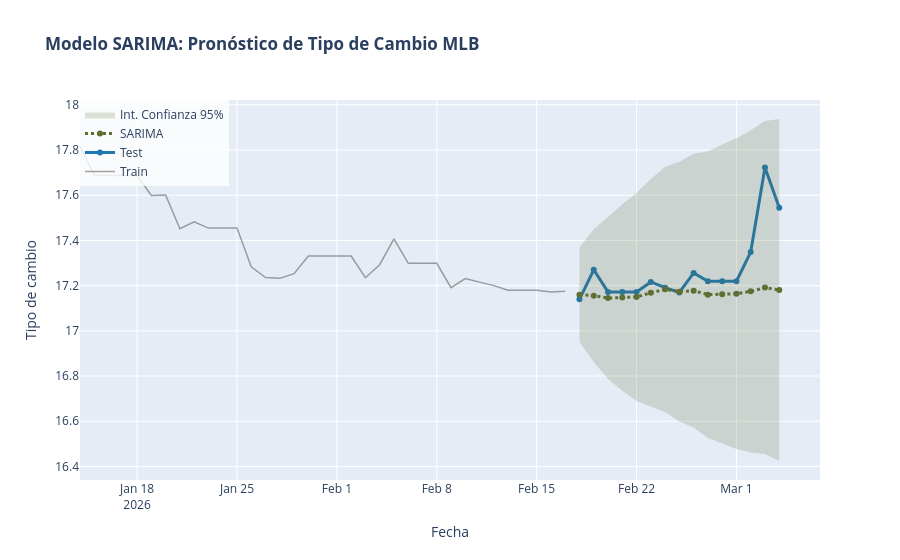

Notebook code cell kept with this figure:
### Markdown cell above
## <font color= #66b0b0> &ensp; • **SARIMA** </font>

### Code cell
# Realizar train/test split de 10%
num_dias = 15

train = df.iloc[:-num_dias]
test = df.iloc[-num_dias:]

col_target = "tipo_cambio"

# Realizar modelo de SARIMA
model = SARIMAX(train[col_target],
                order=(1,0,1),
                seasonal_order=(2,1,1,7),
                trend='c')

results = model.fit(disp=False,method='powell')

# Predecimos n pasos hacia el futuro (donde n = tamaño del test)
forecast_object = results.get_forecast(steps=len(test))
forecast_vals = forecast_object.predicted_mean
conf_int = forecast_object.conf_int(alpha=0.05) # Intervalo del 95%

# Metricas de error
rmse = np.sqrt(mean_squared_error(test[col_target], forecast_vals))
mape = mean_absolute_percentage_error(test[col_target], forecast_vals)
mae = mean_absolute_error(test[col_target], forecast_vals)


print(f"\n--- Errores del modelo ---")
print(f"RMSE: {rmse:.2f}")
print(f"MAPE: {mape:.2%}")
print(f"MAE: {mae:.2f}")

print(results.summary())

# Grafica
fig = go.Figure()

# Train
fig.add_trace(go.Scatter(
    x=train[-num_dias-20:][col_target].index, y=train[-num_dias-20:][col_target],
    mode='lines',
    name='Train',
    line=dict(color='rgba(100, 100, 100, 0.6)', width=1.5)
))

# Test
fig.add_trace(go.Scatter(
    x=test[col_target].index, y=test[col_target],
    name='Test',
    line=dict(color='#1f77b4', width=3),
    marker=dict(size=6)
))

# Forecast
fig.add_trace(go.Scatter(
    x=test.index, y=forecast_vals,
    name='SARIMA',
    line=dict(color='#606E34', width=3, dash='dot')
))

# Intervalos de Confianza
fig.add_trace(go.Scatter(
    x=conf_int.index, y=conf_int.iloc[:, 0],
    mode='lines', line=dict(width=0), showlegend=False, hoverinfo='skip'
))
fig.add_trace(go.Scatter(
    x=conf_int.index, y=conf_int.iloc[:, 1],
    mode='lines', line=dict(width=0), fill='tonexty',
    fillcolor='rgba(96, 110, 52, 0.2)',
    name='Int. Confianza 95%', hoverinfo='skip'
))

# Titulos
fig.update_layout(
    title=f'<b>Modelo SARIMA: Pronóstico de Tipo de Cambio MLB</b><br><sup>',
    xaxis_title='Fecha',
    yaxis_title='Tipo de cambio',
    legend=dict(x=0, y=1, bgcolor='rgba(255,255,255,0.8)'),
    hovermode="x unified"
)

fig.show()

### Figure 1 — Plotly figure (JSON) as saved in the notebook; plotly's stock layout.template omitted (floating-point values rounded to 4 significant figures)
{"data": [{"line": {"color": "rgba(100, 100, 100, 0.6)", "width": 1.5}, "mode": "lines", "name": "Train", "type": "scatter", "x": ["2026-01-14T00:00:00.000000", "2026-01-15T00:00:00.000000", "2026-01-16T00:00:00.000000", "2026-01-17T00:00:00.000000", "2026-01-18T00:00:00.000000", "2026-01-19T00:00:00.000000", "2026-01-20T00:00:00.000000", "2026-01-21T00:00:00.000000", "2026-01-22T00:00:00.000000", "2026-01-23T00:00:00.000000", "2026-01-24T00:00:00.000000", "2026-01-25T00:00:00.000000", "2026-01-26T00:00:00.000000", "2026-01-27T00:00:00.000000", "2026-01-28T00:00:00.000000", "2026-01-29T00:00:00.000000", "2026-01-30T00:00:00.000000", "2026-01-31T00:00:00.000000", "2026-02-01T00:00:00.000000", "2026-02-02T00:00:00.000000", "2026-02-03T00:00:00.000000", "2026-02-04T00:00:00.000000", "2026-02-05T00:00:00.000000", "2026-02-06T00:00:00.000000", "2026-02-07T00:00:00.000000", "2026-02-08T00:00:00.000000", "2026-02-09T00:00:00.000000", "2026-02-10T00:00:00.000000", "2026-02-11T00:00:00.000000", "2026-02-12T00:00:00.000000", "2026-02-13T00:00:00.000000", "2026-02-14T00:00:00.000000", "2026-02-15T00:00:00.000000", "2026-02-16T00:00:00.000000", "2026-02-17T00:00:00.000000"], "y": [17.82, 17.69, 17.69, 17.69, 17.69, 17.6, 17.6, 17.45, 17.48, 17.45, 17.45, 17.45, 17.28, 17.24, 17.23, 17.25, 17.33, 17.33, 17.33, 17.33, 17.23, 17.29, 17.41, 17.3, 17.3, 17.3, 17.19, 17.23, 17.22, 17.2, 17.18, 17.18, 17.18, 17.17, 17.18]}, {"line": {"color": "#1f77b4", "width": 3}, "marker": {"size": 6}, "name": "Test", "type": "scatter", "x": ["2026-02-18T00:00:00.000000", "2026-02-19T00:00:00.000000", "2026-02-20T00:00:00.000000", "2026-02-21T00:00:00.000000", "2026-02-22T00:00:00.000000", "2026-02-23T00:00:00.000000", "2026-02-24T00:00:00.000000", "2026-02-25T00:00:00.000000", "2026-02-26T00:00:00.000000", "2026-02-27T00:00:00.000000", "2026-02-28T00:00:00.000000", "2026-03-01T00:00:00.000000", "2026-03-02T00:00:00.000000", "2026-03-03T00:00:00.000000", "2026-03-04T00:00:00.000000"], "y": [17.14, 17.27, 17.17, 17.17, 17.17, 17.22, 17.19, 17.17, 17.26, 17.22, 17.22, 17.22, 17.35, 17.72, 17.54]}, {"line": {"color": "#606E34", "dash": "dot", "width": 3}, "name": "SARIMA", "type": "scatter", "x": ["2026-02-18T00:00:00.000000", "2026-02-19T00:00:00.000000", "2026-02-20T00:00:00.000000", "2026-02-21T00:00:00.000000", "2026-02-22T00:00:00.000000", "2026-02-23T00:00:00.000000", "2026-02-24T00:00:00.000000", "2026-02-25T00:00:00.000000", "2026-02-26T00:00:00.000000", "2026-02-27T00:00:00.000000", "2026-02-28T00:00:00.000000", "2026-03-01T00:00:00.000000", "2026-03-02T00:00:00.000000", "2026-03-03T00:00:00.000000", "2026-03-04T00:00:00.000000"], "y": [17.16, 17.16, 17.15, 17.15, 17.15, 17.17, 17.18, 17.17, 17.18, 17.16, 17.16, 17.16, 17.17, 17.19, 17.18]}, {"hoverinfo": "skip", "line": {"width": 0}, "mode": "lines", "showlegend": false, "type": "scatter", "x": ["2026-02-18T00:00:00.000000", "2026-02-19T00:00:00.000000", "2026-02-20T00:00:00.000000", "2026-02-21T00:00:00.000000", "2026-02-22T00:00:00.000000", "2026-02-23T00:00:00.000000", "2026-02-24T00:00:00.000000", "2026-02-25T00:00:00.000000", "2026-02-26T00:00:00.000000", "2026-02-27T00:00:00.000000", "2026-02-28T00:00:00.000000", "2026-03-01T00:00:00.000000", "2026-03-02T00:00:00.000000", "2026-03-03T00:00:00.000000", "2026-03-04T00:00:00.000000"], "y": [16.95, 16.86, 16.79, 16.73, 16.69, 16.67, 16.64, 16.6, 16.57, 16.53, 16.5, 16.48, 16.46, 16.45, 16.42]}, {"fill": "tonexty", "fillcolor": "rgba(96, 110, 52, 0.2)", "hoverinfo": "skip", "line": {"width": 0}, "mode": "lines", "name": "Int. Confianza 95%", "type": "scatter", "x": ["2026-02-18T00:00:00.000000", "2026-02-19T00:00:00.000000", "2026-02-20T00:00:00.000000", "2026-02-21T00:00:00.000000", "2026-02-22T00:00:00.000000", "2026-02-23T00:00:00.000000", "2026-02-24T00:00:00.000000", "2026-02-25T00:00:00.000000", "2026-02-26T00:00:00.000000", "2026-02-27T00:00:00.000000", "2026-02-28T00:00:00.000000", "2026-03-01T00:00:00.000000", "2026-03-02T00:00:00.000000", "2026-03-03T00:00:00.000000", "2026-03-04T00:00:00.000000"], "y": [17.37, 17.45, 17.5, 17.56, 17.61, 17.67, 17.73, 17.75, 17.78, 17.79, 17.82, 17.85, 17.89, 17.93, 17.94]}], "layout": {"hovermode": "x unified", "legend": {"bgcolor": "rgba(255,255,255,0.8)", "x": 0, "y": 1}, "title": {"text": "<b>Modelo SARIMA: Pronóstico de Tipo de Cambio MLB</b><br><sup>"}, "xaxis": {"title": {"text": "Fecha"}}, "yaxis": {"title": {"text": "Tipo de cambio"}}}}
